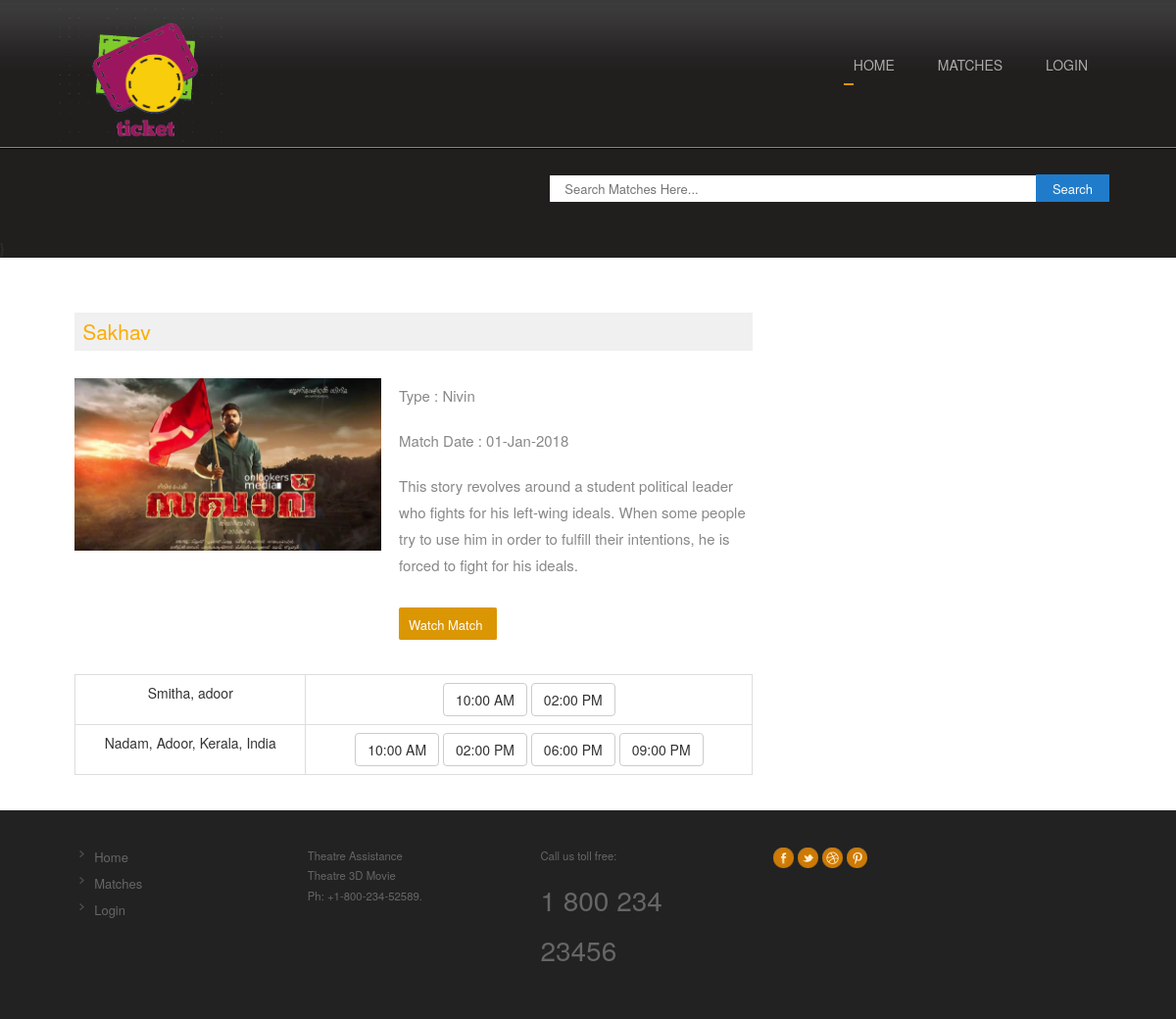
The page /about.php?id=1 on the database its author committed.
### tables this page shows
CREATE TABLE IF NOT EXISTS `tbl_movie` (
  `ticket_id` int(11) NOT NULL AUTO_INCREMENT,
  `t_id` int(11) NOT NULL COMMENT 'theatre id',
  `ticket_name` varchar(100) NOT NULL,
  `cast` varchar(500) NOT NULL,
  `desc` varchar(1000) NOT NULL,
  `match_date` date NOT NULL,
  `image` varchar(200) NOT NULL,
  `video_url` varchar(200) NOT NULL,
  `status` int(1) NOT NULL COMMENT '0 means active ',
  PRIMARY KEY (`ticket_id`)
);

CREATE TABLE IF NOT EXISTS `tbl_theatre` (
  `id` int(11) NOT NULL AUTO_INCREMENT,
  `name` varchar(100) NOT NULL,
  `address` varchar(100) NOT NULL,
  `place` varchar(100) NOT NULL,
  `state` varchar(50) NOT NULL,
  `pin` int(11) NOT NULL,
  PRIMARY KEY (`id`)
);

CREATE TABLE IF NOT EXISTS `tbl_shows` (
  `s_id` int(11) NOT NULL AUTO_INCREMENT,
  `st_id` int(11) NOT NULL COMMENT 'show time id',
  `theatre_id` int(11) NOT NULL,
  `ticket_id` int(11) NOT NULL,
  `start_date` date NOT NULL,
  `status` int(11) NOT NULL COMMENT '1 means show available',
  `r_status` int(11) NOT NULL,
  PRIMARY KEY (`s_id`)
);

CREATE TABLE IF NOT EXISTS `tbl_show_time` (
  `st_id` int(11) NOT NULL AUTO_INCREMENT,
  `screen_id` int(11) NOT NULL,
  `name` varchar(40) NOT NULL COMMENT 'noon,second,etc',
  `start_time` time NOT NULL,
  PRIMARY KEY (`st_id`)
);

### about.php (the view, shortened to what this page needs)
<?php include('header.php');
	$qry2=mysqli_query($con,"select * from tbl_movie where ticket_id='".$_GET['id']."'");
	$match=mysqli_fetch_array($qry2);
	?>
<div class="content">
	<div class="wrap">
		<div class="content-top">
				<div class="section group">
					<div class="about span_1_of_2">
						<h3><?php echo $match['ticket_name']; ?></h3>
							<div class="about-top">
								<div class="grid images_3_of_2">
									<img src="<?php echo $match['image']; ?>" alt=""/>
								</div>
								<div class="desc span_3_of_2">
									<p class="p-link" style="font-size:15px">Type : <?php echo $match['cast']; ?></p>
									<p class="p-link" style="font-size:15px">Match Date : <?php echo date('d-M-Y',strtotime($match['match_date'])); ?></p>
									<p style="font-size:15px"><?php echo $match['desc']; ?></p>
									<a href="<?php echo $match['video_url']; ?>" target="_blank" class="watch_but">Watch Match</a>
								</div>
							</div>
							<?php $s=mysqli_query($con,"select DISTINCT theatre_id from tbl_shows where ticket_id='".$match['ticket_id']."'");
							if(mysqli_num_rows($s))
							{?>
							<table class="table table-hover table-bordered text-center">
							<?php
								while($shw=mysqli_fetch_array($s))
								{
									$t=mysqli_query($con,"select * from tbl_theatre where id='".$shw['theatre_id']."'");
									$theatre=mysqli_fetch_array($t);
									?>
									<tr>
										<td>
											<?php echo $theatre['name'].", ".$theatre['place'];?>
										</td>
										<td>
											<?php $tr=mysqli_query($con,"select * from tbl_shows where ticket_id='".$match['ticket_id']."' and theatre_id='".$shw['theatre_id']."'");
											while($shh=mysqli_fetch_array($tr))
											{
												$ttm=mysqli_query($con,"select  * from tbl_show_time where st_id='".$shh['st_id']."'");
												$ttme=mysqli_fetch_array($ttm);
												?>
												<a href="check_login.php?show=<?php echo $shh['s_id'];?>&movie=<?php echo $shh['ticket_id'];?>&theatre=<?php echo $shw['theatre_id'];?>"><button class="btn btn-default"><?php echo date('h:i A',strtotime($ttme['start_time']));?></button></a>
												<?php
											}
											?>
										</td>
									</tr>
									<?php
								}
							?>
						</table>
							<?php
							}
							else
							{
								?>
								<h3>No Ticket Available</h3>
								<?php
							}
							?>
					</div>
			</div>
			</div>
	</div>
</div>
<?php include('footer.php');?>

### css/style.css (style rules this page uses)
html,body,div,span,applet,object,iframe,h1,h2,h3,h4,h5,h6,p,blockquote,pre,a,abbr,acronym,address,big,cite,code,del,dfn,em,img,ins,kbd,q,s,samp,small,strike,strong,sub,sup,tt,var,b,u,i,dl,dt,dd,ol,nav ul,nav li,fieldset,form,label,legend,table,caption,tbody,tfoot,thead,tr,th,td,article,aside,canvas,details,embed,figure,figcaption,footer,header,hgroup,menu,nav,output,ruby,section,summary,time,mark,audio,video { margin:0;padding:0;border:0;font-size:100%;font:inherit;vertical-align:baseline; }
table { border-collapse:collapse;border-spacing:0; }
a { text-decoration:none; }
img { max-width:100%; }
body { font-family: 'AmbleRegular'; background:#fff; }
.wrap { width:80%; margin:0 auto; }
.group:after { visibility: hidden; display: block; content: ""; clear: both; height: 0; }
.content { background:#fff; padding: 20px 0; }
.content-top h3 { color: #FCAC03; font-size: 2em; padding: 1.5%; }
.about { display: block; float:left; }
.about:first-child { margin-left: 0; }
.desc { display: block; float:left; margin: 0% 0 0% 2.6%; }
.span_1_of_2 { width: 67.1%; padding:1.5%; }
.images_3_of_2 { width: 45.2%; float: left; }
.span_3_of_2 { width: 52.2%; }
.images_3_of_2 img { max-width:100%; display:block; }
.span_3_of_2 p { font-size:0.8125em; padding:0.3em 0; color: #888; line-height: 1.8em; }
.watch_but { display: inline-block; background:#DB9603; position: relative; border-radius: 2px; font-size: 13px; line-height: 11px; color: #FFF; border-bottom: 1px solid #DB9603; border-right: 1px solid #DB9603; margin: 15px 0 0; padding:12px 14px 9px 10px; }
.about-top { margin-bottom:5%; }
a { color:#888; font-size:13px; line-height:1.5em; }
.span_1_of_2 h3 { color:#FCAC03; font-size:1.5em; margin-bottom:4%; background:#f0f0f0; padding: 8px; }
@media only screen and (max-width:1280px) and (min-width:1024px) { .wrap { width:90%; } }

### footer.php (style rules this page uses)
.content { padding-bottom:0px !important; }

### rows shown on the page
tbl_movie: ticket_name "Sakhav", image (placeholder picture), cast "Nivin", match_date "01-Jan-2018", desc "This story revolves around a student political leader who fights for his left-wing ideals. When some people try to use him in order to fulfill their intentions, he is forced to fight for his ideals."
tbl_theatre: name "Smitha", place "adoor"
tbl_shows: st.start_time "10:00 AM"
tbl_shows: st.start_time "02:00 PM"
tbl_theatre: name "Nadam", place "Adoor, Kerala, India"
tbl_shows: st.start_time "10:00 AM"
tbl_shows: st.start_time "02:00 PM"
tbl_shows: st.start_time "06:00 PM"
tbl_shows: st.start_time "09:00 PM"
